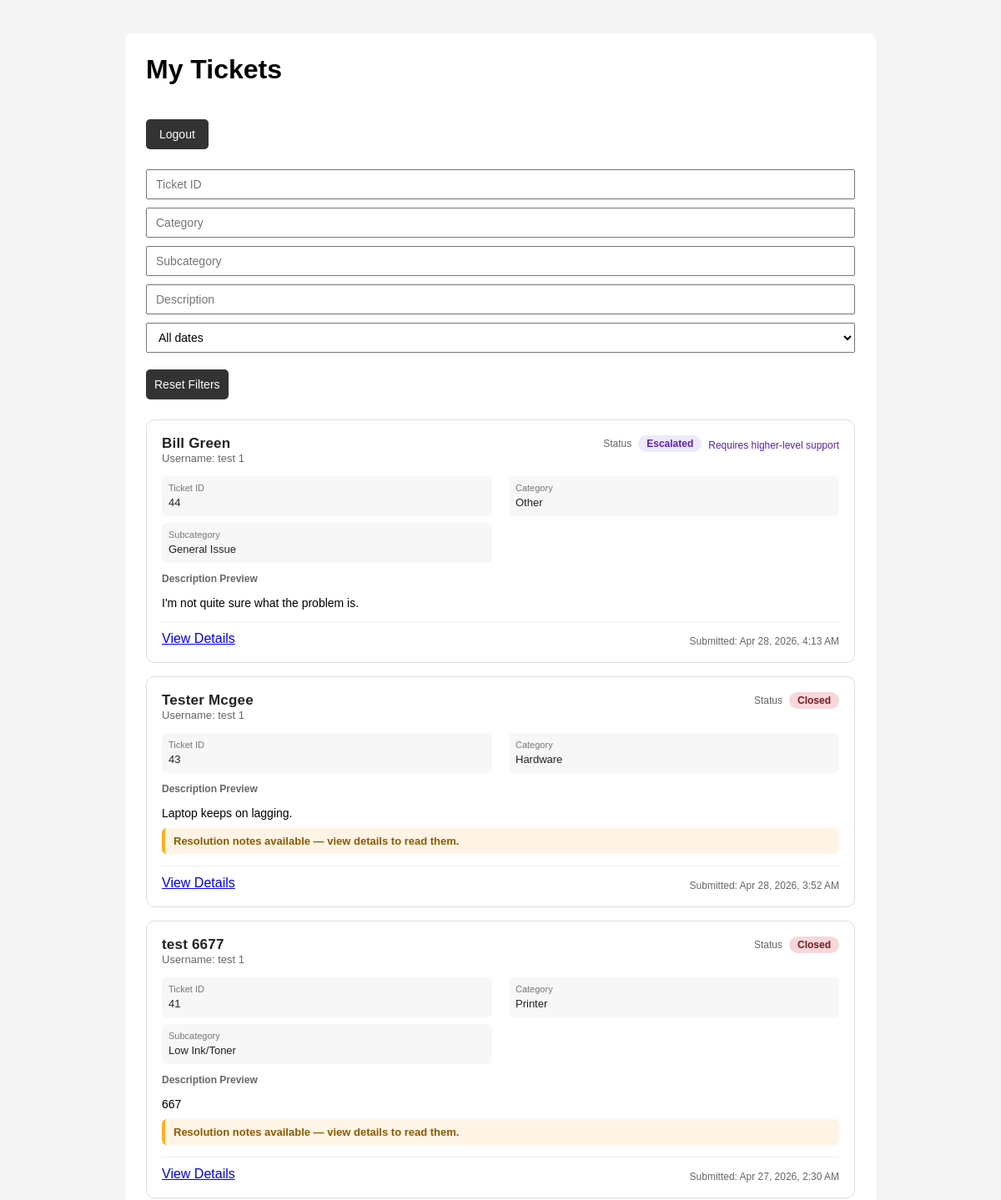
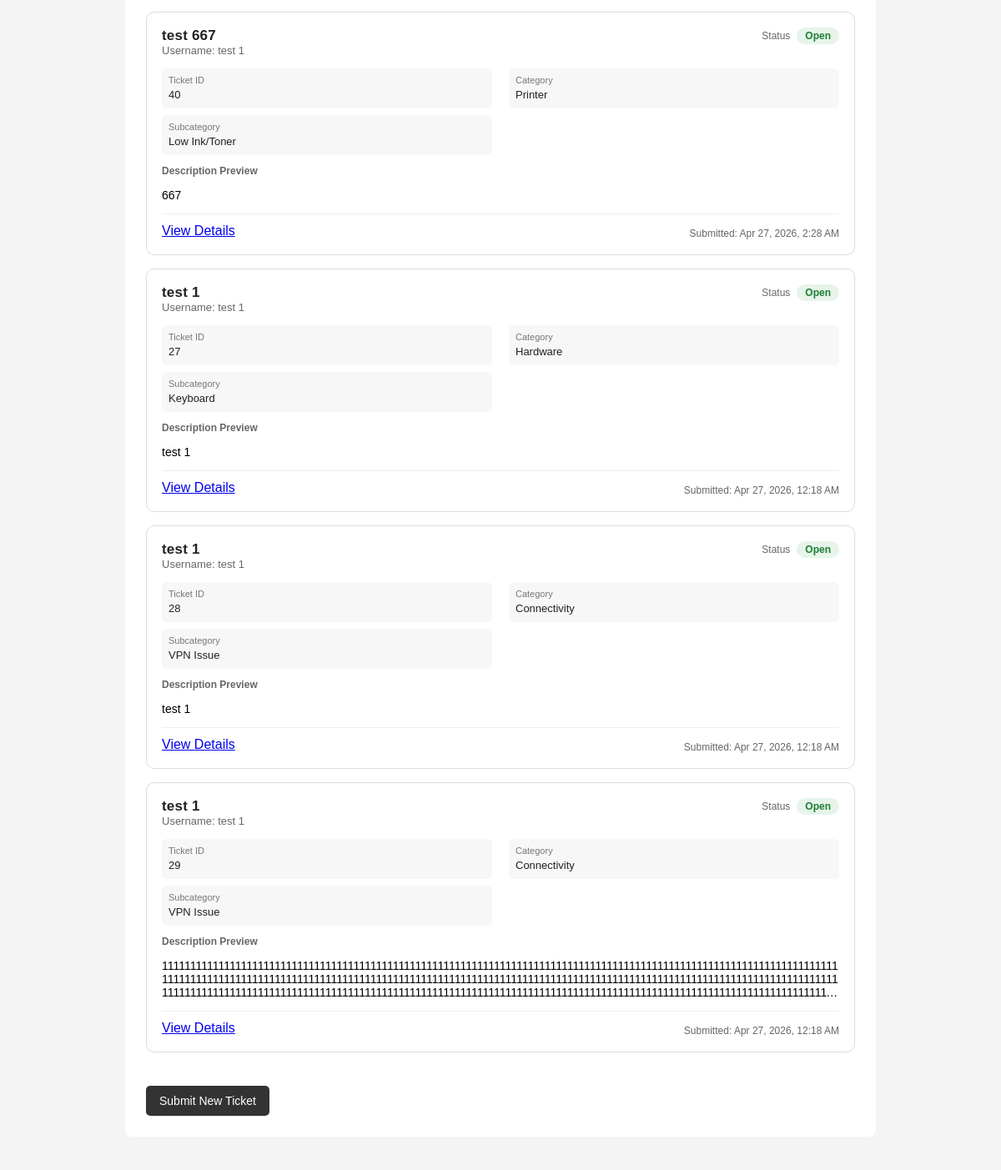
Page /my_tickets (signed in) on the committed database (2 pictures, top to bottom).
### tables this page shows
CREATE TABLE tickets (
            id INTEGER PRIMARY KEY AUTOINCREMENT,
            full_name TEXT,
            email TEXT,
            phone TEXT,
            username TEXT,
            machine_id TEXT,
            category TEXT,
            subcategory TEXT,
            description TEXT
        , status TEXT DEFAULT 'Open', resolution_notes TEXT, escalation_level TEXT DEFAULT 'none', assigned_to INTEGER, created_at TEXT);

### app.py (the view)
@app.route("/my_tickets")
@login_required
def my_tickets():
    username = session.get("username")
    conn = get_db_connection()
    tickets = conn.execute(
        "SELECT * FROM tickets WHERE LOWER(username) = ? ORDER BY created_at DESC",
        (username,)
    ).fetchall()
    conn.close()
    return render_template(
        "my_tickets.html",
        tickets=tickets,
        ticket_id_filter=request.args.get("ticketId", ""),
        category_filter=request.args.get("category", ""),
        subcategory_filter=request.args.get("subcategory", ""),
        description_filter=request.args.get("description", ""),
        date_filter=request.args.get("date", ""),
        inactivity_timeout=INACTIVITY_TIMEOUT_SECONDS
    )

### app.py (called while the page is built)
def get_db_connection():
    conn = sqlite3.connect("tickets.db")
    conn.row_factory = sqlite3.Row
    return conn

def login_required(f):
    @wraps(f)
    def decorated_function(*args, **kwargs):
        if "username" not in session:
            return redirect(url_for("login"))
        return f(*args, **kwargs)
    return decorated_function

### templates/my_tickets.html (shortened to what this page needs)
<!DOCTYPE html>
<html lang="en">
<head>
<link rel="stylesheet" href="{{ url_for('static', filename='style.css') }}">
</head>
<body>
<div class="container">
    <h1>My Tickets</h1>
    <form action="{{ url_for('logout') }}" method="get" class="switch-user-btn">
        <button type="submit">Logout</button>
    </form>
    <div class="filter-bar">
        <input type="text" id="ticketIdFilter" placeholder="Ticket ID" value="{{ ticket_id_filter }}">
        <input type="text" id="categoryFilter" placeholder="Category" value="{{ category_filter }}">
        <input type="text" id="subcategoryFilter" placeholder="Subcategory" value="{{ subcategory_filter }}">
        <input type="text" id="descriptionFilter" placeholder="Description" value="{{ description_filter }}">
        <select id="dateModeFilter">
            <option value="all">All dates</option>
        </select>
        <button type="button" onclick="resetFilters()">Reset Filters</button>
    </div>
    {% if tickets %}
        {% for ticket in tickets %}
        <div class="ticket-card"
             data-ticket-id="{{ ticket.id }}"
             data-category="{{ ticket.category }}"
             data-subcategory="{{ ticket.subcategory }}"
             data-description="{{ ticket.description }}"
             data-created="{{ ticket.created_at }}">
            <div class="ticket-header">
                <div>
                    <div class="ticket-title">{{ full_name if full_name else ticket.full_name }}</div>
                    <div style="font-size: 13px; color: #666;">
                        Username: {{ ticket.username or "Not provided" }}
                    </div>
                </div>
                <div class="ticket-status-panel">
                    <div class="ticket-status">
                        <span class="status-label">Status</span>
                        <span class="status-badge status-{{ (ticket.status or 'open') | lower | replace(' ', '-') }}">
                            {{ (ticket.status or "Open") | title }}
                        </span>
                        {% if (ticket.status or 'open') | lower == "escalated" %}
                            <div style="font-size:12px; color:#5b21b6; margin-top:4px;">
                                Requires higher-level support
                            </div>
                        {% endif %}
                    </div>
                </div>
            </div>
            <div class="ticket-meta-grid">
                <div class="meta-item">
                    <span class="meta-label">Ticket ID</span>
                    <span class="meta-value">{{ ticket.id }}</span>
                </div>
                <div class="meta-item">
                    <span class="meta-label">Category</span>
                    <span class="meta-value">{{ ticket.category }}</span>
                </div>
                {% if ticket.subcategory %}
                <div class="meta-item">
                    <span class="meta-label">Subcategory</span>
                    <span class="meta-value">{{ ticket.subcategory }}</span>
                </div>
                {% endif %}
            </div>
            <div class="ticket-body">
                <span class="description-label">Description Preview</span>
                <p class="wrap-text ticket-description-preview">{{ ticket.description }}</p>
                {% if ticket.resolution_notes and (ticket.status or 'open') | lower == "closed" %}
                <div class="resolution-alert">
                    Resolution notes available — view details to read them.
                </div>
                {% endif %}
            </div>
            <div class="my-ticket-bottom-row">
                <a href="{{ url_for('ticket_details', ticket_id=ticket['id']) }}">View Details</a>
                <div class="submitted-date">
                    Submitted: <span class="local-time" data-utc="{{ ticket.created_at }}"></span>
                </div>
            </div>
        </div>
        {% endfor %}
    {% else %}
        <p>No tickets submitted yet.</p>
    {% endif %}
    <div style="margin-top: 20px;">
        <a href="/"><button>Submit New Ticket</button></a>
    </div>
</div>
</body>
</html>

### static/style.css (style rules this page uses)
body { font-family: Arial, sans-serif; background-color: #f4f4f4; margin: 0; padding: 40px; }
.container { max-width: 850px; margin: 0 auto; background-color: white; padding: 25px; border-radius: 8px; }
h1 { margin-top: 0; }
p { margin-bottom: 20px; }
input, select, textarea { width: 100%; padding: 10px; box-sizing: border-box; font-family: Arial, sans-serif; font-size: 14px; line-height: 1.4; }
button { margin-top: 20px; padding: 10px 16px; cursor: pointer; font-family: Arial, sans-serif; font-size: 14px; background-color: #333; color: white; border: none; border-radius: 5px; }
.wrap-text { word-wrap: break-word; overflow-wrap: break-word; white-space: pre-line; }
.description-label { font-size: 12px; font-weight: bold; color: #666; margin-bottom: 5px; display: block; }
.ticket-card { background: white; border: 1px solid #ddd; border-radius: 10px; padding: 18px; margin-bottom: 16px; }
.ticket-header { display: flex; justify-content: space-between; align-items: flex-start; margin-bottom: 14px; gap: 20px; }
.ticket-title { font-size: 17px; font-weight: 600; color: #222; letter-spacing: 0.2px; }
.ticket-body { margin: 10px 0 14px 0; font-size: 14px; }
.ticket-meta-grid { display: grid; grid-template-columns: 1fr 1fr; gap: 8px 20px; margin-bottom: 12px; }
.meta-item { background: #f7f7f7; padding: 8px; border-radius: 6px; }
.meta-label { display: block; font-size: 11px; color: #777; margin-bottom: 2px; }
.meta-value { font-size: 13px; color: #222; word-break: break-word; }
.ticket-status { display: flex; align-items: center; gap: 8px; }
.status-label { font-size: 12px; color: #666; }
.ticket-status-panel { display: flex; flex-direction: column; align-items: flex-end; gap: 8px; min-width: 180px; }
.status-badge { padding: 3px 10px; border-radius: 12px; font-size: 12px; font-weight: bold; display: inline-block; }
.status-open { background-color: #e6f4ea; color: #1e7e34; }
.status-closed { background-color: #f8d7da; color: #721c24; }
.switch-user-btn { margin-bottom: 24px; }
.filter-bar { margin-bottom: 24px; }
.filter-bar button { margin-top: 10px; }
.submitted-date { font-size: 12px; color: #666; text-align: right; padding-top: 6px; }
.my-ticket-bottom-row { display: flex; justify-content: space-between; align-items: center; border-top: 1px solid #eee; padding-top: 10px; margin-top: 10px; }
.filter-bar { margin-bottom: 24px; display: flex; gap: 10px; flex-wrap: wrap; align-items: center; }
.filter-bar input, .filter-bar select, .filter-bar button { height: 36px; display: inline-flex; align-items: center; padding: 0 10px; line-height: 1.4; font-size: 14px; }
.ticket-description-preview { display: -webkit-box; line-clamp: 3; -webkit-line-clamp: 3; -webkit-box-orient: vertical; overflow: hidden; text-overflow: ellipsis; word-break: break-word; margin-bottom: 10px; }
.resolution-alert { background-color: #fff4e5; color: #8a5a00; border-left: 4px solid #ffb020; padding: 8px 10px; border-radius: 6px; font-size: 13px; font-weight: bold; margin-top: 10px; }
.ticket-description-preview { word-break: break-word; }
.status-escalated { background-color: #ede9fe; color: #5b21b6; }

### rows in the picture
tickets: full_name "Bill Green", username "test 1", status "Escalated", shows "Requires higher-level support", id "44", category "Other", subcategory "General Issue", description "I'm not quite sure what the problem is."
tickets: full_name "Tester Mcgee", username "test 1", status "Closed", id "43", category "Hardware", description "Laptop keeps on lagging.", shows "Resolution notes available — view details to read them."
tickets: full_name "test 6677", username "test 1", status "Closed", id "41", category "Printer", subcategory "Low Ink/Toner", description "667", shows "Resolution notes available — view details to read them."
tickets: full_name "test 667", username "test 1", status "Open", id "40", category "Printer", subcategory "Low Ink/Toner", description "667"
tickets: full_name "test 1", username "test 1", status "Open", id "27", category "Hardware", subcategory "Keyboard", description "test 1"
tickets: full_name "test 1", username "test 1", status "Open", id "28", category "Connectivity", subcategory "VPN Issue", description "test 1"
tickets: full_name "test 1", username "test 1", status "Open", id "29", category "Connectivity", subcategory "VPN Issue"
